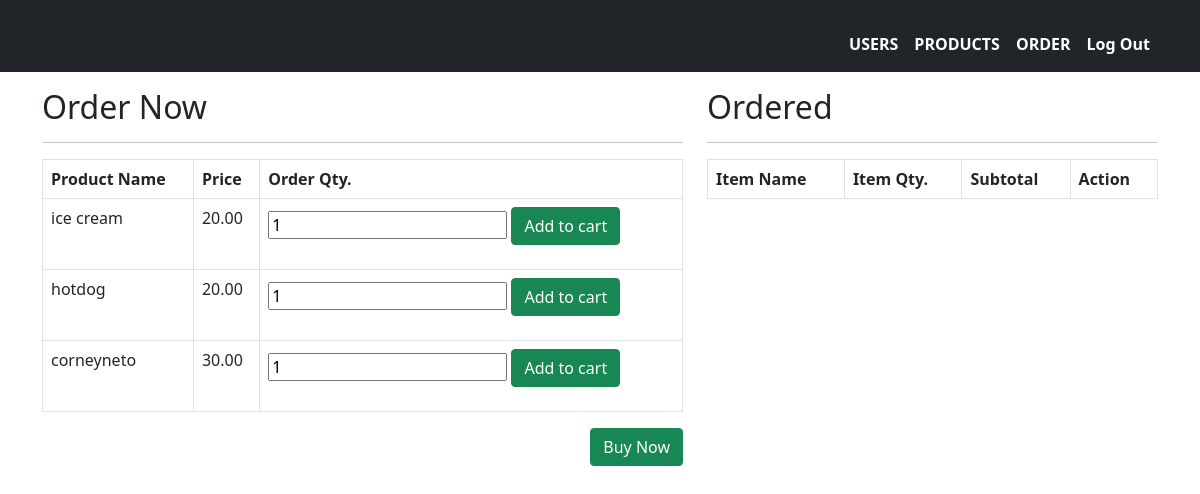
/o_order_display.php, run on an earlier commit of the app's database.
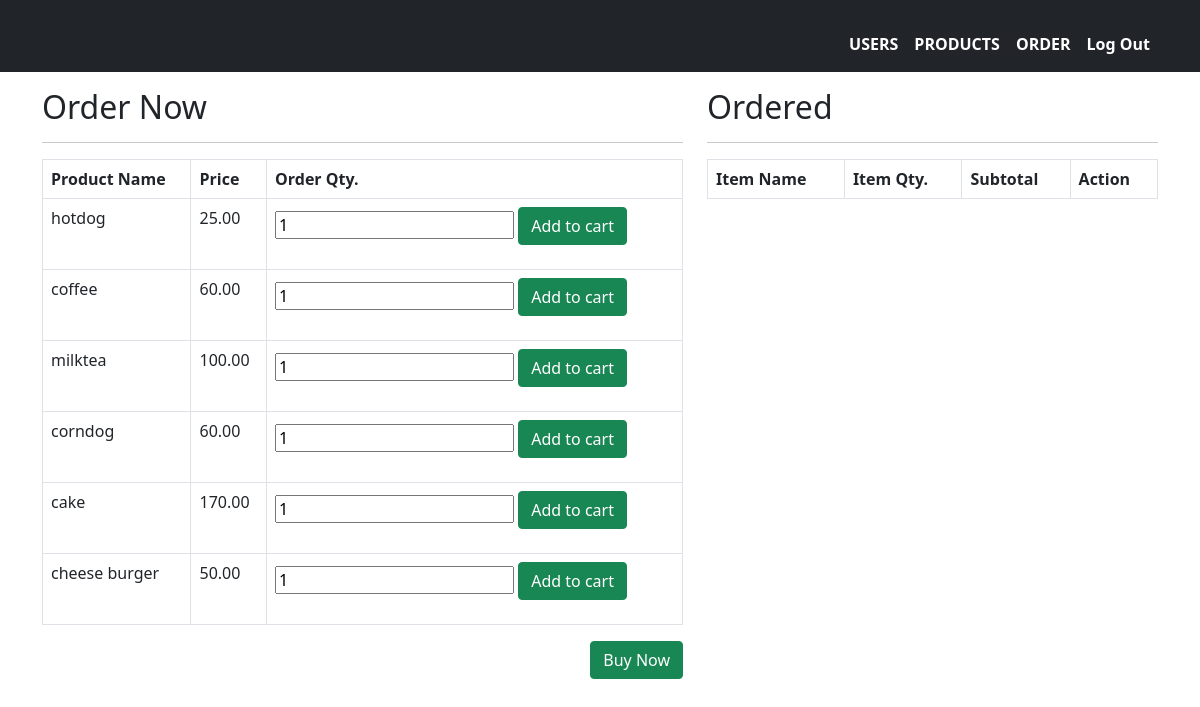
And on a later commit of the database.
### tables this page shows
CREATE TABLE `products` (
  `item_id` int(11) NOT NULL,
  `item_name` varchar(50) NOT NULL,
  `item_price` decimal(10,2) NOT NULL,
  `item_status` char(1) NOT NULL DEFAULT 'A' COMMENT 'A = Active/ I = Inactive',
  `date_added` date NOT NULL DEFAULT current_timestamp()
);

### sql_utilities.php (called while the page is built, shortened)
<?php
function query($conn, $sql, $params = array()){
        $stmt=mysqli_stmt_init($conn);
        if(mysqli_stmt_prepare($stmt, $sql)){
            $cnt_p = count($params);
            if(mysqli_stmt_execute($stmt)){
                 $resultData = mysqli_stmt_get_result($stmt);
                 if(!empty($resultData)){
                      $arr=array();
                      while($row = mysqli_fetch_assoc($resultData)){
                          array_push($arr,$row);
                      }
                      return $arr;
                 }
                  else{
                     return true;
                 }
            }
            else{
               return false;
            }
        }
        return false;
    }

### o_order_display.php (the view, shortened to what this page needs)
<?php
    include_once "conn_db.php";
?>
<html>
<head>
    <link rel="stylesheet" href="css/bootstrap.css">
</head>
<body>
    <nav class="navbar navbar-expand-lg navbar-dark bg-dark mb-3">
        <div class="container mt-3">
            <div class="collapse navbar-collapse" id="navbarNavDropdown" >
                <ul class="navbar-nav ms-auto" style="font-weight: bolder;">
                    <li class="nav-item">
                        <a class="nav-link active" href="u_user_display.php">USERS</a>
                    </li>
                    <li class="nav-item">
                        <a class="nav-link active" href="product_display.php">PRODUCTS</a>
                    </li>
                    <li class="nav-item">
                        <a class="nav-link active" href="o_order_display.php">ORDER</a>
                    </li>
                    <li class="nav-item">
                        <a class="nav-link active" href="l_logout.php">Log Out</a>
                    </li>
                </ul>
            </div>
        </div>
    </nav>
    <div class="container">
        <div class="row">
            <div class="col-7">
                <h2>Order Now</h2>
                <?php
                    $product_list = query($conn, "SELECT item_id, item_name, item_price FROM products WHERE item_status='A'");
                    echo "<hr>";
                    echo "<table class='table table-bordered'>";
                    echo "<thead>";
                    echo "<th>Product Name</th>";
                    echo "<th>Price</th>";
                    echo "<th>Order Qty.</th>";
                    echo "</thead>";
                    echo "<tbody>";
                    foreach($product_list as $key => $row){
                        echo "<tr>";
                        echo "<td>" . $row['item_name'] . "</td>";
                        echo "<td>" . $row['item_price'] . "</td>";
                        echo "<td>
                            <form action='o_displaycart.php' method='POST'>
                                <input type='hidden' name='item_id' value='". $row['item_id'] ."' />
                                <input type='number' name='item_qty' value='1' min='1' />
                                <button type='submit' class='btn btn-success'>Add to cart</button>
                            </form>
                        </td>";
                        echo "</tr>";
                    }
                    echo "</tbody>";
                    echo "</table>";
                    echo "<a class='btn btn-success float-end' href='o_checkout.php'> Buy Now </a>";
                ?>
            </div>
            <div class="col-5">
                <h2>Ordered</h2>
                <?php
                    echo "<hr>";
                    echo "<table class='table table-bordered'>";    echo "<thead>";
                    echo "<th>Item Name</th>";
                    echo "<th>Item Qty.</th>";
                    echo "<th>Subtotal</th>";
                    echo "<th>Action</th>";
                    ?>
            </div>
        </div>
    </div>
</body>
</html>

What changed in the data, as far as the page shows it:
removed products: item_name "ice cream", item_price "20.00"
changed products "hotdog": item_price "20.00" → "25.00"
changed products: item_name "corneyneto" → "coffee"; item_price "30.00" → "60.00"
added products: item_name "milktea", item_price "100.00"
added products: item_name "corndog", item_price "60.00"
added products: item_name "cake", item_price "170.00"
added products: item_name "cheese burger", item_price "50.00"
